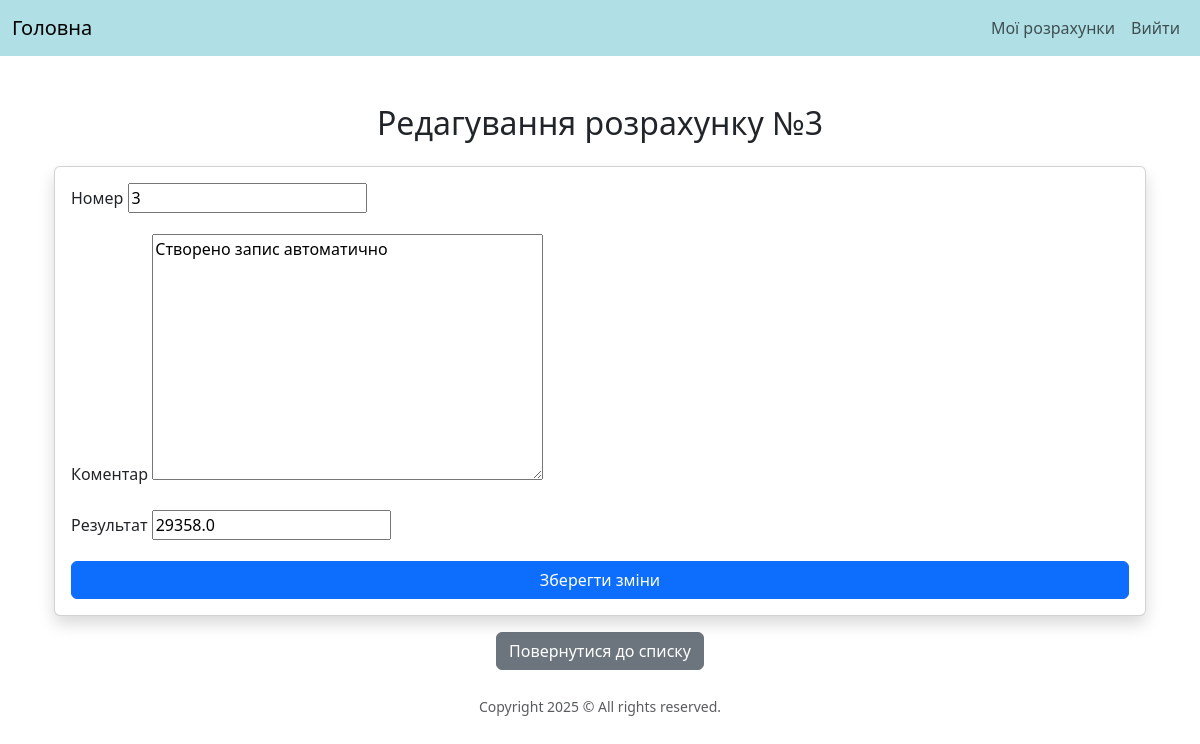
/calculations/36/edit/ (signed in), run on the app's committed database.
### upload/models.py (models this page shows, shortened)
class Calculation(models.Model):
    user = models.ForeignKey(User, on_delete=models.CASCADE, related_name="calculations")
    number = models.PositiveIntegerField(validators=[MinValueValidator(1)]) #має бути >0 і ціле значення
    comment = models.TextField(blank=True, null=True)
    result = models.FloatField(null=True, blank=True)
    created_at = models.DateTimeField(auto_now_add=True)

### upload/views.py (the view)
# urls.py: path('calculations/<int:pk>/edit/', CalculationUpdateView.as_view(), name="calculation_edit"),
class CalculationUpdateView(LoginRequiredMixin, UpdateView):
    model = Calculation
    fields = ["number", "comment", "result"]
    template_name = "calculations/edit.html"
    success_url = reverse_lazy("calculation_list")
    def get_queryset(self):
        return Calculation.objects.filter(user=self.request.user)

### upload/templates/calculations/edit.html (shortened to what this page needs)
{% extends 'base.html' %}
{% block content %}
<div class="container mt-5">
    <h2 class="mb-4 text-center">Редагування розрахунку №{{ calculation.number }}</h2>
    <div class="card shadow">
        <div class="card-body">
            <form method="post">
                <div class="mb-3">
                    <label for="id_number" class="form-label">Номер</label>
                    {{ form.number }}
                </div>
                <div class="mb-3">
                    <label for="id_comment" class="form-label">Коментар</label>
                    {{ form.comment }}
                </div>
                <div class="mb-3">
                    <label for="id_result" class="form-label">Результат</label>
                    {{ form.result }}
                </div>
                <button type="submit" class="btn btn-primary w-100">Зберегти зміни</button>
            </form>
        </div>
    </div>
    <div class="mt-3 text-center">
        <a href="{% url 'calculation_list' %}" class="btn btn-secondary">Повернутися до списку</a>
    </div>
</div>
{% endblock %}

### data on the page
Calculation: number "3", comment "Створено запис автоматично", result "29358.0"
